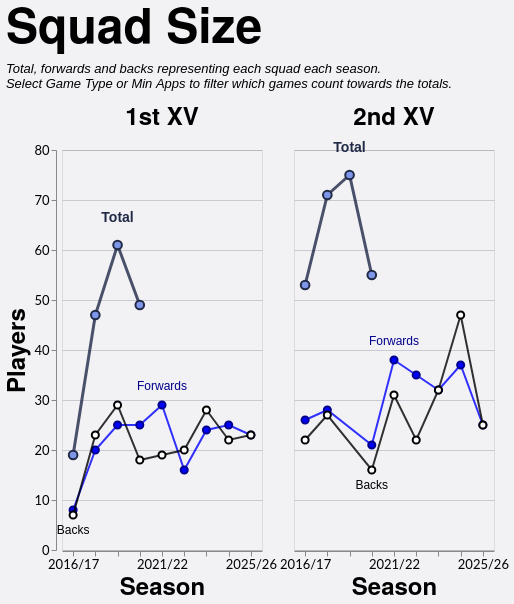

This figure's Vega-Lite source:
### Vega-Lite specification from a JSON file in a GitHub repository (floating-point values rounded to 4 significant figures)
{"config": {"axis": {"labelFont": "Lato, sans-serif", "titleFont": "PT Sans Narrow, Helvetica Neue, Helvetica, Arial, sans-serif", "labelFontSize": 13, "titleFontSize": 24, "gridColor": "#202947", "gridOpacity": 0.2}, "header": {"labelFont": "PT Sans Narrow, Helvetica Neue, Helvetica, Arial, sans-serif", "titleFont": "PT Sans Narrow, Helvetica Neue, Helvetica, Arial, sans-serif", "labelFontSize": 24, "titleFontSize": 28, "labelFontWeight": "bold", "orient": "left"}, "legend": {"labelFont": "Lato, sans-serif", "titleFont": "PT Sans Narrow, Helvetica Neue, Helvetica, Arial, sans-serif", "labelFontSize": 14, "titleFontSize": 16, "titlePadding": 5, "fillColor": "white", "strokeColor": "black", "padding": 10, "titleFontWeight": "lighter", "titleFontStyle": "italic", "titleColor": "gray", "offset": 10}, "title": {"font": "PT Sans Narrow, Helvetica Neue, Helvetica, Arial, sans-serif", "fontSize": 48, "fontWeight": "bold", "anchor": "start", "align": "center", "titlePadding": 20, "subtitlePadding": 10, "subtitleFontSize": 13, "subtitleColor": "", "subtitleFontStyle": "italic", "offset": 15, "color": "black"}, "axisX": {"labelAngle": 0}, "facet": {"title": null, "header": null, "align": {"row": "each", "column": "each"}}, "resolve": {"scale": {"y": "independent", "facet": "independent"}}, "background": "#f2f1f4"}, "data": {"name": "data-92edbd53087847f636ffa5bf56167b36"}, "facet": {"column": {"field": "squad", "header": {"labelExpr": "datum.value + ' XV'", "labelFontSize": 24}, "sort": ["1st", "2nd"], "title": null, "type": "nominal"}}, "spec": {"layer": [{"mark": {"type": "line", "color": "#202946", "opacity": 0.8, "point": {"filled": true, "color": "#7d96e8", "stroke": "#202946", "size": 75, "strokeWidth": 2}, "strokeWidth": 3}, "encoding": {"detail": [{"field": "unit", "type": "nominal"}], "tooltip": [{"field": "season", "title": "Season", "type": "ordinal"}, {"field": "squad", "title": "Squad", "type": "nominal"}, {"field": "unit", "title": "Unit", "type": "nominal"}, {"field": "players", "title": "Players", "type": "quantitative"}], "x": {"axis": {"labelAngle": 0, "labelOverlap": "parity"}, "field": "season", "sort": "ascending", "title": "Season", "type": "ordinal"}, "y": {"axis": {"tickMinStep": 1}, "field": "players", "scale": {"zero": true}, "title": "Players", "type": "quantitative"}}, "transform": [{"filter": "(datum.unit === 'Total')"}]}, {"mark": {"type": "line", "color": "blue", "opacity": 0.8, "point": {"filled": true, "color": "blue", "stroke": "darkblue", "size": 50, "strokeWidth": 2}, "strokeWidth": 2}, "encoding": {"detail": [{"field": "unit", "type": "nominal"}], "tooltip": [{"field": "season", "title": "Season", "type": "ordinal"}, {"field": "squad", "title": "Squad", "type": "nominal"}, {"field": "unit", "title": "Unit", "type": "nominal"}, {"field": "players", "title": "Players", "type": "quantitative"}], "x": {"axis": {"labelAngle": 0, "labelOverlap": "parity"}, "field": "season", "sort": "ascending", "title": "Season", "type": "ordinal"}, "y": {"axis": {"tickMinStep": 1}, "field": "players", "scale": {"zero": true}, "title": "Players", "type": "quantitative"}}, "transform": [{"filter": "(datum.unit === 'Forwards')"}]}, {"mark": {"type": "line", "color": "black", "opacity": 0.8, "point": {"filled": true, "color": "white", "stroke": "black", "size": 50, "strokeWidth": 2}, "strokeWidth": 2}, "encoding": {"detail": [{"field": "unit", "type": "nominal"}], "tooltip": [{"field": "season", "title": "Season", "type": "ordinal"}, {"field": "squad", "title": "Squad", "type": "nominal"}, {"field": "unit", "title": "Unit", "type": "nominal"}, {"field": "players", "title": "Players", "type": "quantitative"}], "x": {"axis": {"labelAngle": 0, "labelOverlap": "parity"}, "field": "season", "sort": "ascending", "title": "Season", "type": "ordinal"}, "y": {"axis": {"tickMinStep": 1}, "field": "players", "scale": {"zero": true}, "title": "Players", "type": "quantitative"}}, "transform": [{"filter": "(datum.unit === 'Backs')"}]}, {"mark": {"type": "text", "align": "center", "baseline": "bottom", "color": "#202946", "dx": 0, "dy": -20, "fontSize": 14, "fontWeight": "bold"}, "encoding": {"detail": [{"field": "unit", "type": "nominal"}], "text": {"value": "Total"}, "tooltip": [{"field": "season", "title": "Season", "type": "ordinal"}, {"field": "squad", "title": "Squad", "type": "nominal"}, {"field": "unit", "title": "Unit", "type": "nominal"}, {"field": "players", "title": "Players", "type": "quantitative"}], "x": {"field": "season", "type": "ordinal"}, "y": {"field": "players", "type": "quantitative"}}, "transform": [{"filter": "(datum.unit === 'Total')"}, {"calculate": "toNumber(split(datum.season, '/')[0])", "as": "season_order"}, {"joinaggregate": [{"op": "max", "field": "players", "as": "max_value"}, {"op": "min", "field": "players", "as": "min_value"}], "groupby": ["squad"]}, {"filter": "datum.players > 0"}, {"filter": "datum.players == datum.max_value"}, {"window": [{"op": "row_number", "field": "", "as": "rank"}], "groupby": ["squad"], "sort": [{"field": "season_order", "order": "descending"}]}, {"filter": "datum.rank == 1"}]}, {"mark": {"type": "text", "align": "center", "baseline": "bottom", "color": "darkblue", "dx": 0, "dy": -12, "fontSize": 12, "fontWeight": "normal"}, "encoding": {"detail": [{"field": "unit", "type": "nominal"}], "text": {"value": "Forwards"}, "tooltip": [{"field": "season", "title": "Season", "type": "ordinal"}, {"field": "squad", "title": "Squad", "type": "nominal"}, {"field": "unit", "title": "Unit", "type": "nominal"}, {"field": "players", "title": "Players", "type": "quantitative"}], "x": {"field": "season", "type": "ordinal"}, "y": {"field": "players", "type": "quantitative"}}, "transform": [{"filter": "(datum.unit === 'Forwards')"}, {"calculate": "toNumber(split(datum.season, '/')[0])", "as": "season_order"}, {"joinaggregate": [{"op": "max", "field": "players", "as": "max_value"}, {"op": "min", "field": "players", "as": "min_value"}], "groupby": ["squad"]}, {"filter": "datum.players > 0"}, {"filter": "datum.players == datum.max_value"}, {"window": [{"op": "row_number", "field": "", "as": "rank"}], "groupby": ["squad"], "sort": [{"field": "season_order", "order": "descending"}]}, {"filter": "datum.rank == 1"}]}, {"mark": {"type": "text", "align": "center", "baseline": "top", "color": "black", "dx": 0, "dy": 10, "fontSize": 12, "fontWeight": "normal"}, "encoding": {"detail": [{"field": "unit", "type": "nominal"}], "text": {"value": "Backs"}, "tooltip": [{"field": "season", "title": "Season", "type": "ordinal"}, {"field": "squad", "title": "Squad", "type": "nominal"}, {"field": "unit", "title": "Unit", "type": "nominal"}, {"field": "players", "title": "Players", "type": "quantitative"}], "x": {"field": "season", "type": "ordinal"}, "y": {"field": "players", "type": "quantitative"}}, "transform": [{"filter": "(datum.unit === 'Backs')"}, {"calculate": "toNumber(split(datum.season, '/')[0])", "as": "season_order"}, {"joinaggregate": [{"op": "max", "field": "players", "as": "max_value"}, {"op": "min", "field": "players", "as": "min_value"}], "groupby": ["squad"]}, {"filter": "datum.players > 0"}, {"filter": "datum.players == datum.min_value"}, {"window": [{"op": "row_number", "field": "", "as": "rank"}], "groupby": ["squad"], "sort": [{"field": "season_order", "order": "descending"}]}, {"filter": "datum.rank == 1"}]}], "height": 400, "width": 200}, "spacing": 30, "title": {"text": "Squad Size", "subtitle": ["Total, forwards and backs representing each squad each season.", "Select Game Type or Min Apps to filter which games count towards the totals."]}, "$schema": "https://vega.github.io/schema/vega-lite/v5.20.1.json", "datasets": {"data-92edbd53087847f636ffa5bf56167b36": [{"season": "2016/17", "squad": "1st", "unit": "Backs", "players": 7}, {"season": "2016/17", "squad": "1st", "unit": "Forwards", "players": 8}, {"season": "2016/17", "squad": "1st", "unit": "Total", "players": 19}, {"season": "2016/17", "squad": "2nd", "unit": "Backs", "players": 22}, {"season": "2016/17", "squad": "2nd", "unit": "Forwards", "players": 26}, {"season": "2016/17", "squad": "2nd", "unit": "Total", "players": 53}, {"season": "2017/18", "squad": "1st", "unit": "Backs", "players": 23}, {"season": "2017/18", "squad": "1st", "unit": "Forwards", "players": 20}, {"season": "2017/18", "squad": "1st", "unit": "Total", "players": 47}, {"season": "2017/18", "squad": "2nd", "unit": "Backs", "players": 27}, {"season": "2017/18", "squad": "2nd", "unit": "Forwards", "players": 28}, {"season": "2017/18", "squad": "2nd", "unit": "Total", "players": 71}, {"season": "2018/19", "squad": "1st", "unit": "Backs", "players": 29}, {"season": "2018/19", "squad": "1st", "unit": "Forwards", "players": 25}, {"season": "2018/19", "squad": "1st", "unit": "Total", "players": 61}, {"season": "2018/19", "squad": "2nd", "unit": "Total", "players": 75}, {"season": "2019/20", "squad": "1st", "unit": "Backs", "players": 18}, {"season": "2019/20", "squad": "1st", "unit": "Forwards", "players": 25}, {"season": "2019/20", "squad": "1st", "unit": "Total", "players": 49}, {"season": "2019/20", "squad": "2nd", "unit": "Backs", "players": 16}, {"season": "2019/20", "squad": "2nd", "unit": "Forwards", "players": 21}, {"season": "2019/20", "squad": "2nd", "unit": "Total", "players": 55}, {"season": "2021/22", "squad": "1st", "unit": "Backs", "players": 19}, {"season": "2021/22", "squad": "1st", "unit": "Forwards", "players": 29}, {"season": "2021/22", "squad": "2nd", "unit": "Backs", "players": 31}, {"season": "2021/22", "squad": "2nd", "unit": "Forwards", "players": 38}, {"season": "2022/23", "squad": "1st", "unit": "Backs", "players": 20}, {"season": "2022/23", "squad": "1st", "unit": "Forwards", "players": 16}, {"season": "2022/23", "squad": "2nd", "unit": "Backs", "players": 22}, {"season": "2022/23", "squad": "2nd", "unit": "Forwards", "players": 35}, {"season": "2023/24", "squad": "1st", "unit": "Backs", "players": 28}, {"season": "2023/24", "squad": "1st", "unit": "Forwards", "players": 24}, {"season": "2023/24", "squad": "2nd", "unit": "Backs", "players": 32}, {"season": "2023/24", "squad": "2nd", "unit": "Forwards", "players": 32}, {"season": "2024/25", "squad": "1st", "unit": "Backs", "players": 22}, {"season": "2024/25", "squad": "1st", "unit": "Forwards", "players": 25}, {"season": "2024/25", "squad": "2nd", "unit": "Backs", "players": 47}, {"season": "2024/25", "squad": "2nd", "unit": "Forwards", "players": 37}, {"season": "2025/26", "squad": "1st", "unit": "Backs", "players": 23}, {"season": "2025/26", "squad": "1st", "unit": "Forwards", "players": 23}, {"season": "2025/26", "squad": "2nd", "unit": "Backs", "players": 25}, {"season": "2025/26", "squad": "2nd", "unit": "Forwards", "players": 25}]}}
